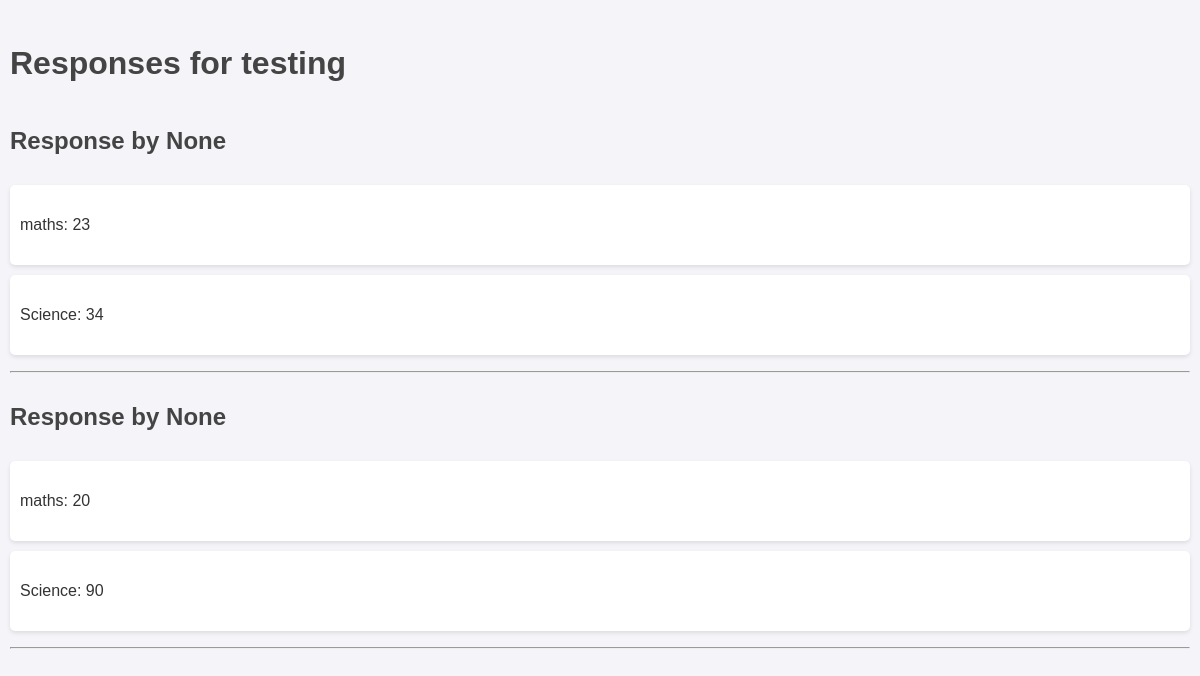
Page /form/33/responses/ on the committed database.
### forms/models.py (models this page shows, shortened)
class Form(models.Model):
    title = models.CharField(max_length=200)
    description = models.TextField(blank=True, null=True)
    created_at = models.DateTimeField(auto_now_add=True)

class Response(models.Model):
    form = models.ForeignKey(Form, on_delete=models.CASCADE, related_name='responses')
    respondent_name = models.CharField(max_length=100, blank=True, null=True)
    submitted_at = models.DateTimeField(auto_now_add=True)

class Answer(models.Model):
    response = models.ForeignKey(Response, on_delete=models.CASCADE, related_name='answers')
    question = models.ForeignKey(Question, on_delete=models.CASCADE)
    answer_text = models.TextField(blank=True, null=True)

class Question(models.Model):
    QUESTION_TYPES = [
        ('text', 'Text'),
        ('integer', 'Integer'),
        ('mcq_single', 'Multiple Choice (Single Correct)'),
        ('mcq_multiple', 'Multiple Choice (Multiple Correct)'),
    ]
    form = models.ForeignKey(Form, on_delete=models.CASCADE, related_name='questions')
    text = models.CharField(max_length=500)
    question_type = models.CharField(max_length=50, choices=QUESTION_TYPES)
    required = models.BooleanField(default=False)
    options = models.TextField(blank=True, null=True)
    include_in_calculations = models.BooleanField(default=False, verbose_name="Include in totals/averages")
    parent_question = models.ForeignKey('self', on_delete=models.SET_NULL, null=True, blank=True, related_name='child_questions')
    trigger_answer = models.CharField(max_length=200, blank=True, null=True)  # Answer that triggers this question

### forms/views.py (the view)
# urls.py: path('form/<int:form_id>/responses/', views.view_responses, name='view_responses'),
def view_responses(request, form_id):
    form = get_object_or_404(Form, id=form_id)
    responses = form.responses.all()
    response_data = []
    for response in responses:
        total = 0
        count = 0
        numbers = []
        for answer in response.answers.all():
            if (answer.question.question_type == 'integer' and
                answer.question.include_in_calculations and
                answer.answer_text):
                try:
                    num = int(answer.answer_text)
                    numbers.append(num)
                    total += num
                    count += 1
                    print(f"Added to calculations: {num}")
                except ValueError:
                    print(f"Failed to convert to integer: {answer.answer_text}")
                    pass
        avg = total / count if count > 0 else 0
        response_data.append({
            'response': response,
            'total': total,
            'average': avg,
            'numbers': numbers
        })
    return render(request, 'forms/view_responses.html', {
        'form': form,
        'response_data': response_data
    })

### forms/templates/forms/view_responses.html (shortened to what this page needs)
<!DOCTYPE html>
<html>
<head>
    {% load static %}
    <link rel="stylesheet" href="{% static 'forms/style.css' %}">
</head>
<body>
    <h1>Responses for {{ form.title }}</h1>
    {% for data in response_data %}
        <h2>Response by {{ data.response.respondent_name }}</h2>
        <ul>
            {% for answer in data.response.answers.all %}
                <li>{{ answer.question.text }}: {{ answer.answer_text }}</li>
            {% endfor %}
        </ul>
        <hr>
    {% endfor %}
</body>
</html>

### forms/static/forms/style.css (style rules this page uses)
body { font-family: Arial, sans-serif; margin: 20px; }
h1 { color: #333; }
body { font-family: 'Arial', sans-serif; background-color: #f4f4f9; color: #333; margin: 0; padding: 10px; line-height: 2.0; }
h1, h2 { color: #444; }
ul { list-style-type: none; padding: 0; }
ul li { display: flex; justify-content: space-between; align-items: center; background: white; margin: 10px 0; padding: 10px; border-radius: 5px; box-shadow: 0 2px 4px rgba(0, 0, 0, 0.1); min-height: 60px; }

### rows in the picture
Form: title "testing"
Response: response.respondent_name "None"
Answer: question.text "maths", answer_text "23"
Answer: question.text "Science", answer_text "34"
Response: response.respondent_name "None"
Answer: question.text "maths", answer_text "20"
Answer: question.text "Science", answer_text "90"
